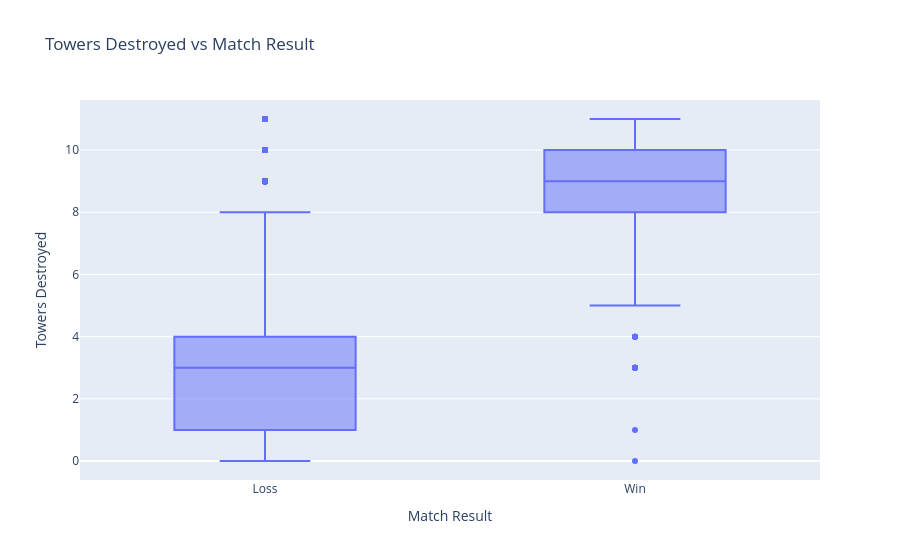

The cell this chart's notebook holds for it:
### Markdown cell above
### Bivariate Analysis

#### Towers vs Win

### Code cell
lol_team['match_result'] = lol_team['result'].map({0: 'Loss', 1: 'Win'})

fig_tower_win = px.box(
    lol_team,
    x='match_result',
    y='towers',
    title='Towers Destroyed vs Match Result',
    labels={
        'match_result': 'Match Result',
        'towers': 'Towers Destroyed'
    }
)
fig_tower_win.show()

fig_tower_win.write_html(
    "assets/towers_boxplot.html",
    include_plotlyjs="cdn"
)

### Figure 1 — Plotly figure (JSON) as saved in the notebook; plotly's stock layout.template omitted (floating-point values rounded to 4 significant figures; data arrays with more than 128 entries replaced by an {"elided": "..."} marker saying what was removed)
{"data": [{"alignmentgroup": "True", "hovertemplate": "Match Result=%{x}<br>Towers Destroyed=%{y}<extra></extra>", "legendgroup": "", "marker": {"color": "#636efa"}, "name": "", "notched": false, "offsetgroup": "", "orientation": "v", "showlegend": false, "type": "box", "x": {"elided": "25058 str values"}, "x0": " ", "xaxis": "x", "y": {"elided": "25058 int values"}, "y0": " ", "yaxis": "y"}], "layout": {"boxmode": "group", "legend": {"tracegroupgap": 0}, "title": {"text": "Towers Destroyed vs Match Result"}, "xaxis": {"anchor": "y", "domain": [0, 1], "title": {"text": "Match Result"}}, "yaxis": {"anchor": "x", "domain": [0, 1], "title": {"text": "Towers Destroyed"}}}}
